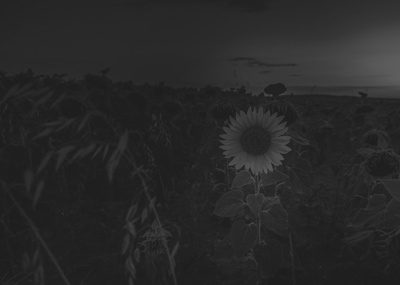
#> input picture DIP/ch5/pr/images/low2.jpg, 400 x 285 px
$ python enhanced_binarization.py
#> lines starting #> are read from the running program, lines starting #| are printed output that depends on the picture; after the words box and inside, x2 and y2 are one past the last pixel; in counts of white or black regions, pixels touching at a corner belong together
import cv2
import numpy as np
from matplotlib import pyplot as plt

image = cv2.imread("./images/low2.jpg", cv2.IMREAD_GRAYSCALE)
#> image is the input picture: shape (285, 400); min 26, max 95, mean 40.3

_, global_thresh = cv2.threshold(image, 50, 255, cv2.THRESH_BINARY)
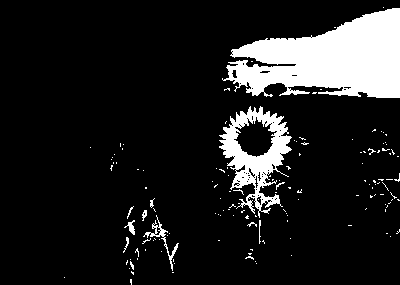
#> global_thresh: shape (285, 400); 12.6% white; 142 white regions (131 under 20 px), largest, box (x1, y1, x2, y2) and area: (222, 8, 400, 98) 10106, (219, 106, 292, 218) 3198, (143, 215, 179, 271) 253

_, otsu_thresh = cv2.threshold(image, 0, 255, cv2.THRESH_BINARY + cv2.THRESH_OTSU)
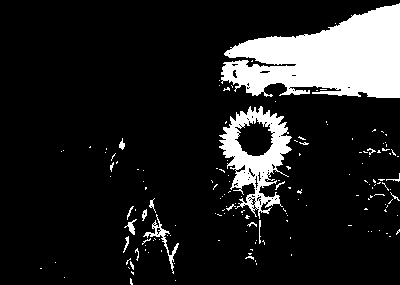
#> otsu_thresh: shape (285, 400); 13.7% white; 155 white regions (138 under 20 px), largest, box (x1, y1, x2, y2) and area: (221, 3, 400, 98) 10870, (219, 106, 292, 219) 3388, (143, 214, 179, 274) 302

blur = cv2.GaussianBlur(image, (5, 5), 0)
_, otsu_thresh_blur = cv2.threshold(blur, 0, 255, cv2.THRESH_BINARY + cv2.THRESH_OTSU)
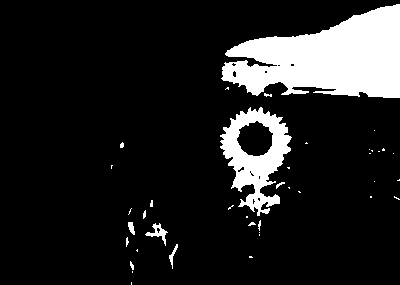
#> otsu_thresh_blur: shape (285, 400); 13.1% white; 40 white regions (30 under 20 px), largest, box (x1, y1, x2, y2) and area: (221, 4, 400, 98) 10831, (220, 107, 292, 216) 3520, (145, 223, 168, 246) 165

mean_thresh = cv2.adaptiveThreshold(image, 255, cv2.ADAPTIVE_THRESH_MEAN_C, cv2.THRESH_BINARY, 11, 2)
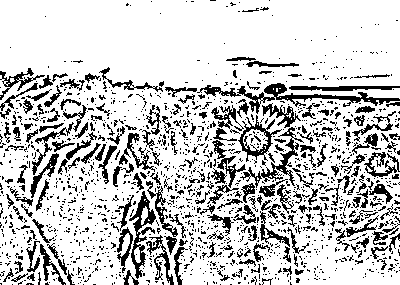
#> mean_thresh: shape (285, 400); 78.6% white; black in thin lines or dots

gaussian_thresh = cv2.adaptiveThreshold(image, 255, cv2.ADAPTIVE_THRESH_GAUSSIAN_C, cv2.THRESH_BINARY, 11, 2)
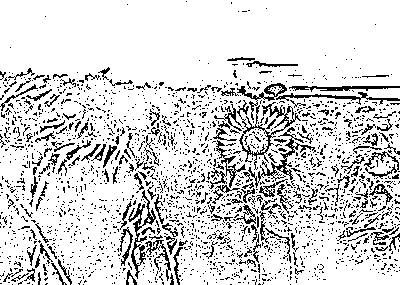
#> gaussian_thresh: shape (285, 400); 83.8% white; black in thin lines or dots

titles = ['Original Image', 'Global Thresholding', 'otsu thresholding', 'gaussian otsu thresholding',
          'Adaptive Mean Thresholding', 'Adaptive Gaussian Thresholding']
images = [image, global_thresh, otsu_thresh, ]

$ run again, with DIP/ch5/pr/images/low3.jpg copied over DIP/ch5/pr/images/low2.jpg
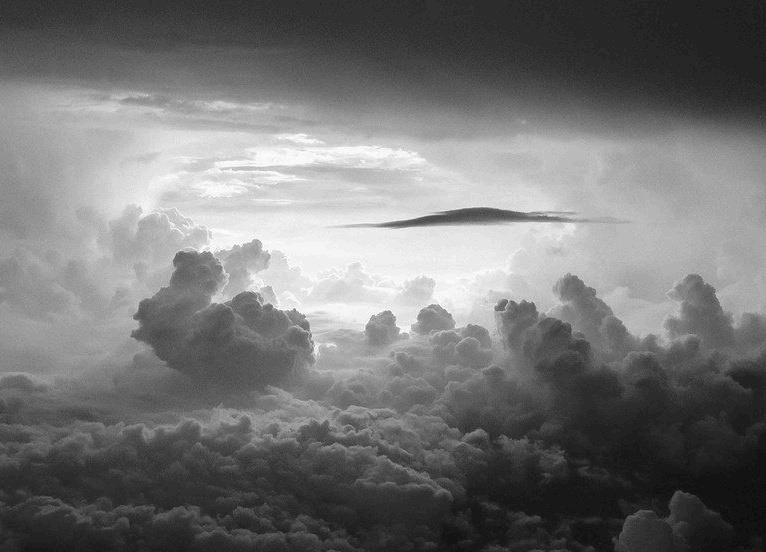
#> input picture DIP/ch5/pr/images/low3.jpg, 766 x 552 px
#> image is the input picture: shape (552, 766); min 9, max 255, mean 116.4
#> `_, global_thresh = cv2.threshold(image, 50, 255, cv2.THRESH_BINARY)`:
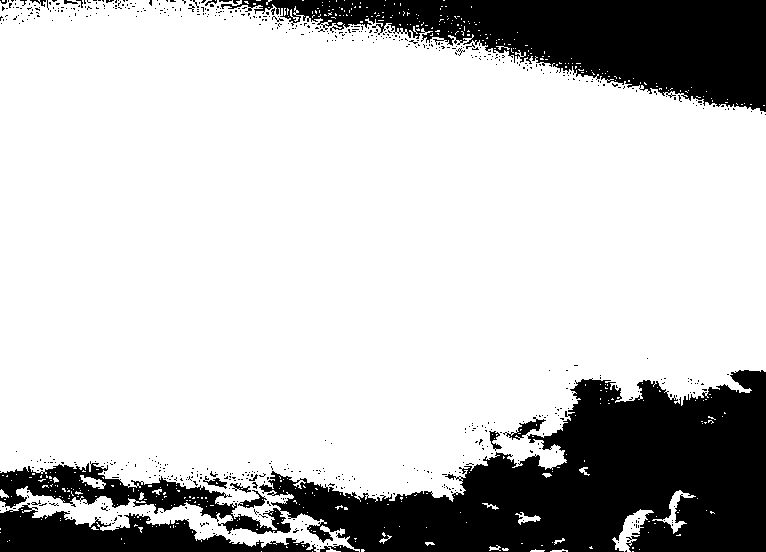
#> global_thresh: shape (552, 766); 77.4% white; 645 black regions (628 under 20 px), largest, box (x1, y1, x2, y2) and area: (0, 370, 766, 552) 56151, (221, 0, 766, 112) 29088, (0, 503, 316, 552) 7522
#> otsu_thresh: shape (552, 766); 43% white; 278 white regions (264 under 20 px), largest, box (x1, y1, x2, y2) and area: (0, 79, 766, 399) 176768, (181, 386, 397, 437) 3672, (372, 415, 414, 432) 262
#> otsu_thresh_blur: shape (552, 766); 43.1% white; 32 white regions (24 under 20 px), largest, box (x1, y1, x2, y2) and area: (0, 80, 766, 399) 177499, (182, 387, 397, 442) 3896, (377, 417, 413, 431) 251
#> mean_thresh: shape (552, 766); 65.4% white; black in thin lines or dots
#> `gaussian_thresh = cv2.adaptiveThreshold(image, 255, cv2.ADAPTIVE_THRES..`:
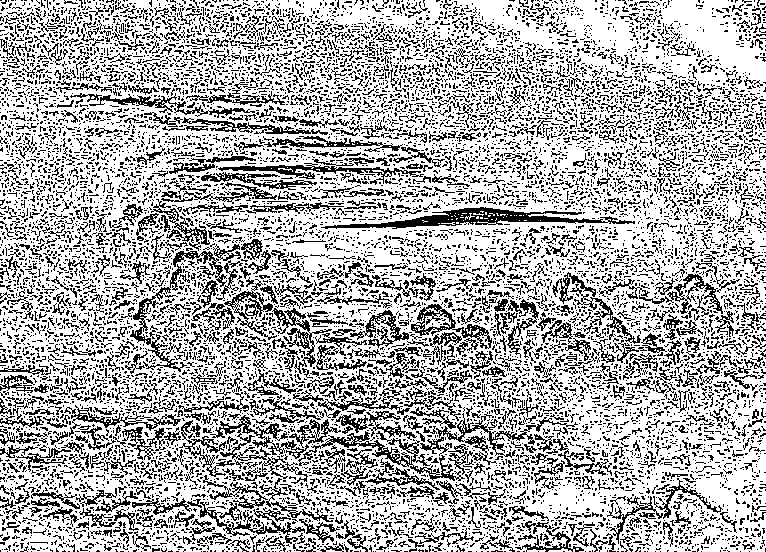
#> gaussian_thresh: shape (552, 766); 69.4% white; black in thin lines or dots
